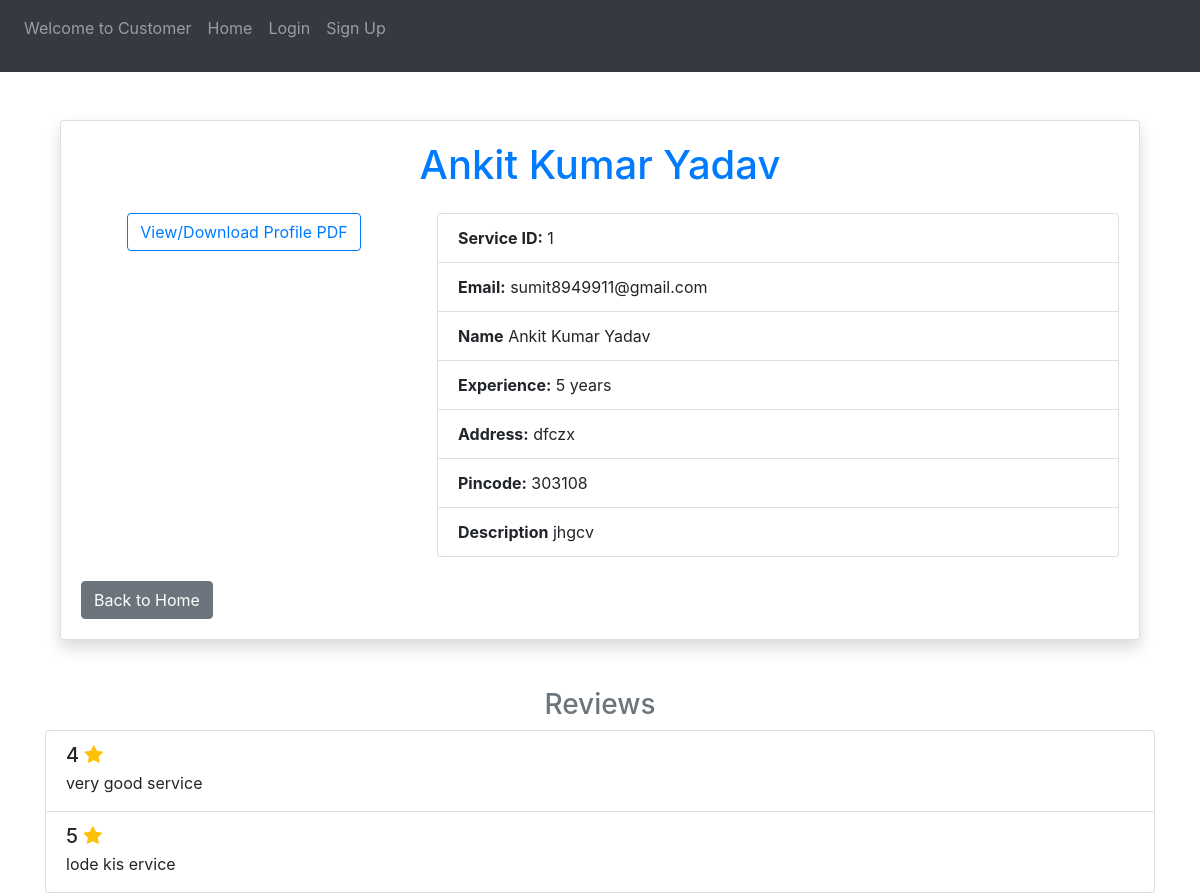
The app's page /admin/viewprof/1035 with its own data.
### website/models.py (models this page shows)
class Service_professional(db.Model,UserMixin):
    __tablename__ = "service_professional"
    id = db.Column(db.Integer, primary_key=True)
    service_id=db.Column(db.Integer,db.ForeignKey('service.id'))
    email = db.Column(db.String(80), unique=True, nullable=False)
    name = db.Column(db.String(80), nullable=False)
    experience=db.Column(db.Integer)
    data = db.Column(db.LargeBinary)
    password = db.Column(db.String, nullable=False)
    date_created=db.Column(db.DateTime(),default=datetime.now())
    description = db.Column(db.String, nullable=False)
    address=db.Column(db.String(80),nullable=False)
    pincode=db.Column(db.Integer,nullable=False)
    verification_status=db.Column(db.String,default="pending")
    service_requests = db.relationship('Service_request')
    service = db.relationship('Service', back_populates='service_professionals')  # Link to Service
    service_requests = db.relationship('Service_request', back_populates='professional')  # Link to Service Requests

class Reviews(db.Model):
    __tablename__="reviews"
    id=db.Column(db.Integer,primary_key=True)
    prof_id=db.Column(db.Integer,db.ForeignKey("service_professional.id"))
    customer_id=db.Column(db.Integer,db.ForeignKey("customer.id"))
    rating=db.Column(db.Integer,nullable=False)
    description=db.Column(db.String)

### website/views.py (the view)
@views.route('admin/viewprof/<int:prof_id>')
def view_prof(prof_id):
    service_prof = Service_professional.query.get_or_404(prof_id)
    reviews=Reviews.query.filter_by(prof_id=prof_id)
    return render_template('viewProf.html', service_prof=service_prof,reviews=reviews)

### website/templates/viewprof.html
{% extends "base.html"%}{% block content %}
<div class="container my-5">
    <div class="card shadow">
        <div class="card-body">
            <h1 class="card-title text-center text-primary">{{ service_prof.name }}</h1>
            <div class="row my-4">
                <div class="col-md-4 text-center">
                    {% if service_prof.data %}
                        <a href="/admin/viewprof/serve_pdf/{{service_prof.id}}" class="btn btn-outline-primary" target="_blank">
                            View/Download Profile PDF
                        </a>
                    {% else %}
                        <p class="text-danger">No PDF available</p>
                    {% endif %}
                </div>
                <div class="col-md-8">
                    <ul class="list-group">
                        <li class="list-group-item">
                            <strong>Service ID:</strong> {{ service_prof.service_id }}
                        </li>
                        <li class="list-group-item">
                            <strong>Email:</strong> {{ service_prof.email }}
                        </li>
                        <li class="list-group-item">
                            <strong>Name</strong> {{ service_prof.name }}
                        </li>
                        <li class="list-group-item">
                            <strong>Experience:</strong> {{ service_prof.experience }} years
                        </li>
                        <li class="list-group-item">
                            <strong>Address:</strong> {{ service_prof.address }}
                        </li>
                        <li class="list-group-item">
                            <strong>Pincode:</strong> {{ service_prof.pincode }}
                        </li>
                        <li class="list-group-item">
                            <strong>Description</strong> {{ service_prof.description }}
                        </li>
                    </ul>
                </div>
            </div>
            <a href="/admin" class="btn btn-secondary">Back to Home</a>
        </div>
    </div>
</div>
<div class="mt-5">
    <h3 class="text-center text-secondary">Reviews</h3>
    <div class="list-group">
        {% for review in reviews %}
            <div class="list-group-item">
                <div class="d-flex justify-content-between align-items-center">
                    <h5 class="mb-1">{{ review.rating }} <i class="text-warning fa fa-star"></i></h5>
                </div>
                <p class="mb-1">{{ review.description }}</p>
            </div>
        {% else %}
            <p class="text-center text-muted">No reviews available for now.</p>
        {% endfor %}
    </div>
</div>
{%endblock%}

### records on screen
Service_professional: name "Ankit Kumar Yadav", service_id "1", email "sumit8949911@gmail.com", experience "5", address "dfczx", pincode "303108", description "jhgcv"
Reviews: rating "4", description "very good service"
Reviews: rating "5", description "lode kis ervice"
